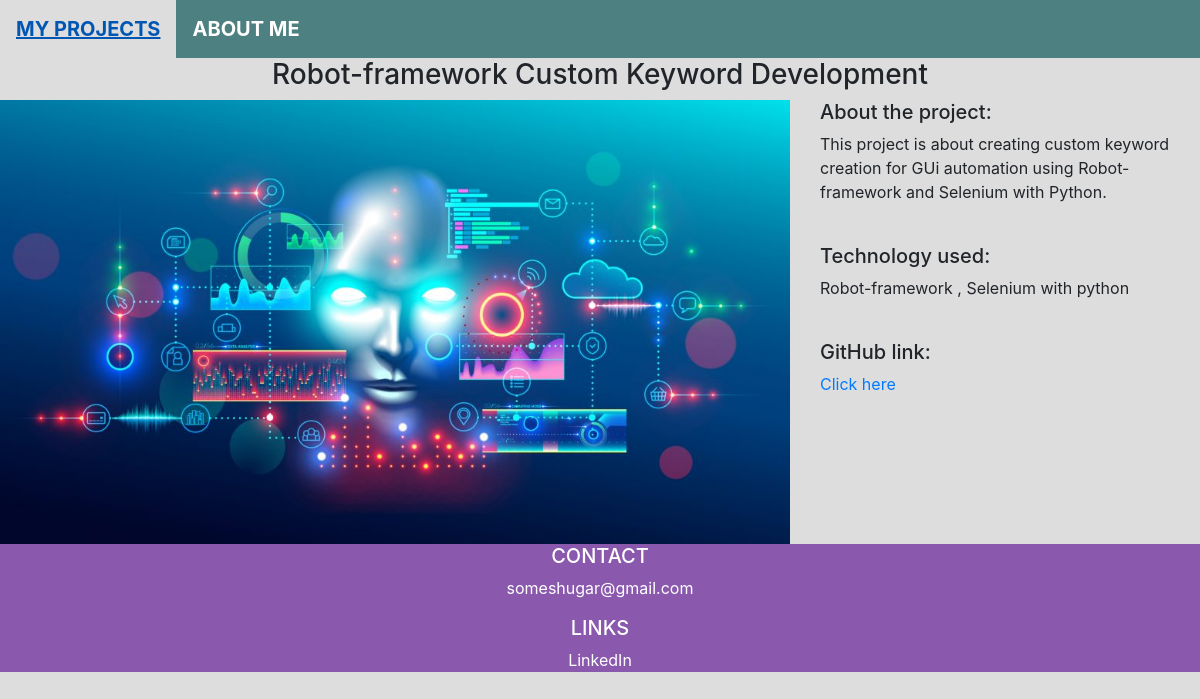
Page /2/ on the committed database.
### projects/models.py (models this page shows)
class Project(models.Model):
    title = models.CharField(max_length=100)
    description = models.TextField()
    technology = models.CharField(max_length=20)
    image = models.FilePathField(path="/img")
    github = models.URLField()

### projects/views.py (the view)
# urls.py: path("<int:pk>/", views.project_detail, name="project_detail"),
def project_detail(request, pk):
    project = Project.objects.get(pk=pk)
    context = {
        'project': project
    }
    return render(request, 'project_detail.html', context)

### projects/templates/project_detail.html
{% extends "base.html" %}
{% load static %}
{% block content %}
<h3>{{ project.title }}</h3>
<div class="row">
    <div class="col-md-8">
        <img src="{% static project.image %}" alt="" width="100%">
    </div>
    <div class="col-md-4">
        <h5>About the project:</h5>
        <p>{{ project.description }}</p>
        <br>
        <h5>Technology used:</h5>
        <p>{{ project.technology }}</p>
        <br>
        <h5>GitHub link:</h5>
        <a href = "{{ project.github }}">Click here</a>
    </div>
</div>
{% endblock %}

### personal_portfolio/templates/base.html (style rules this page uses)
h3 { text-align: center; }
body { background-color: #ddd }

### rows in the picture
Project: title "Robot-framework Custom Keyword Development", image (picture), description "This project is about creating custom keyword creation for GUi automation using Robot-framework and Selenium with Python.", technology "Robot-framework , Selenium with python"
